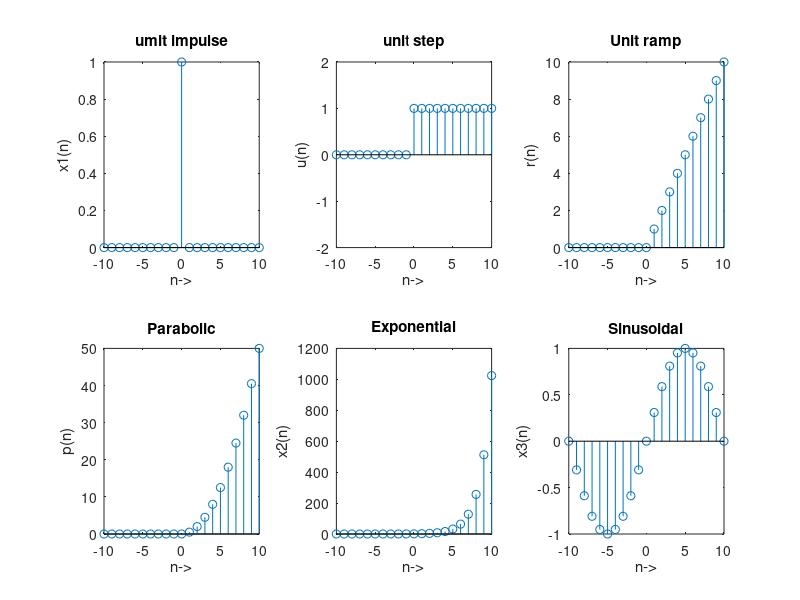

The MATLAB source for this figure:
clc; clear all; close all;
%unit impulse
n=-10:10;
x1=(n==0);
subplot(2,3,1)
stem(n,x1);xlabel('n->');ylabel('x1(n)');title('umit impulse')
%unit step
u=(n>=0);
subplot(2,3,2)
stem(n,u);
axis([-10 10 -2 2]);xlabel('n->');ylabel('u(n)');title('unit step');
% unit ramp
r=u.*n;
subplot(2, 3, 3);
stem(n, r); xlabel('n->'); ylabel('r(n)'); title("Unit ramp");
% unit parabolic
p=0.5 * (n.^2).*u;
subplot(2, 3, 4);
stem(n, p); xlabel('n->'); ylabel('p(n)'); title('Parabolic');
% exponential
a=2;
x2=a.^n;
subplot(2, 3, 5);
stem(n, x2); xlabel('n->'); ylabel('x2(n)'); title("Exponential");
% sinusoidal
f1=0.05
x3=sin(2*pi*f1*n);
subplot(2, 3, 6);
stem(n, x3); xlabel('n->'); ylabel('x3(n)'); title("Sinusoidal")
